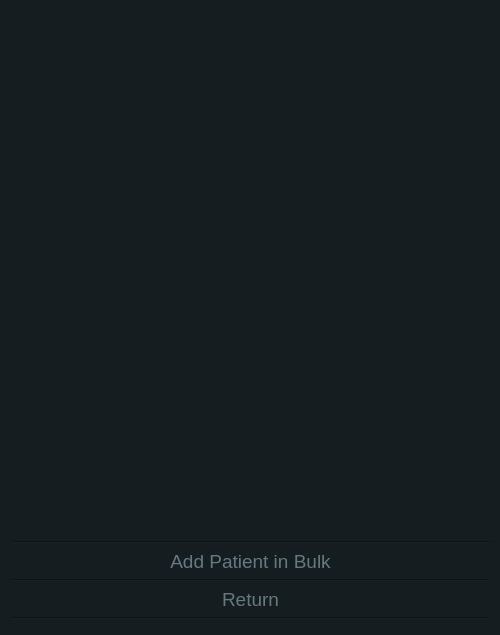
<?xml version="1.0" encoding="UTF-8"?>
<ui version="4.0">
 <class>AddBulkWindow</class>
 <widget class="QWidget" name="AddBulkWindow">
  <property name="geometry">
   <rect>
    <x>0</x>
    <y>0</y>
    <width>500</width>
    <height>635</height>
   </rect>
  </property>
  <property name="windowTitle">
   <string>AddBulkWindow</string>
  </property>
  <property name="styleSheet">
   <string notr="true">
color: white; 
background-color: #151d20;
</string>
  </property>
  <widget class="QWidget" name="layoutWidget">
   <property name="geometry">
    <rect>
     <x>0</x>
     <y>10</y>
     <width>501</width>
     <height>621</height>
    </rect>
   </property>
   <layout class="QVBoxLayout" name="verticalLayout_2">
    <item>
     <layout class="QVBoxLayout" name="verticalLayout">
      <item>
       <widget class="QTextBrowser" name="PatientBrowser">
        <property name="styleSheet">
         <string notr="true">background-color: #151d20; 
color: white;

border: 0px;</string>
        </property>
       </widget>
      </item>
      <item>
       <layout class="QHBoxLayout" name="horizontalLayout"/>
      </item>
     </layout>
    </item>
    <item>
     <widget class="Line" name="line_2">
      <property name="orientation">
       <enum>Qt::Horizontal</enum>
      </property>
     </widget>
    </item>
    <item>
     <widget class="QPushButton" name="pushButton">
      <property name="styleSheet">
       <string notr="true">QPushButton:hover {
background-color: #0c1416;
color: white;
font-size: 19px;
bottom-margin: 0px;
}

QPushButton {
background-color: #151d20;
font-size: 19px;
color: #657980;
border: 1px red;
}
</string>
      </property>
      <property name="text">
       <string>Add Patient in Bulk</string>
      </property>
     </widget>
    </item>
    <item>
     <widget class="Line" name="line_3">
      <property name="orientation">
       <enum>Qt::Horizontal</enum>
      </property>
     </widget>
    </item>
    <item>
     <widget class="QPushButton" name="pushButton_2">
      <property name="styleSheet">
       <string notr="true">QPushButton:hover {
background-color: #0c1416;
color: white;
font-size: 19px;
bottom-margin: 0px;
}

QPushButton {
background-color: #151d20;
font-size: 19px;
color: #657980;
border: 1px red;
}
</string>
      </property>
      <property name="text">
       <string>Return</string>
      </property>
     </widget>
    </item>
    <item>
     <widget class="Line" name="line_4">
      <property name="orientation">
       <enum>Qt::Horizontal</enum>
      </property>
     </widget>
    </item>
   </layout>
  </widget>
 </widget>
 <layoutdefault spacing="6" margin="11"/>
 <resources/>
 <connections/>
</ui>
